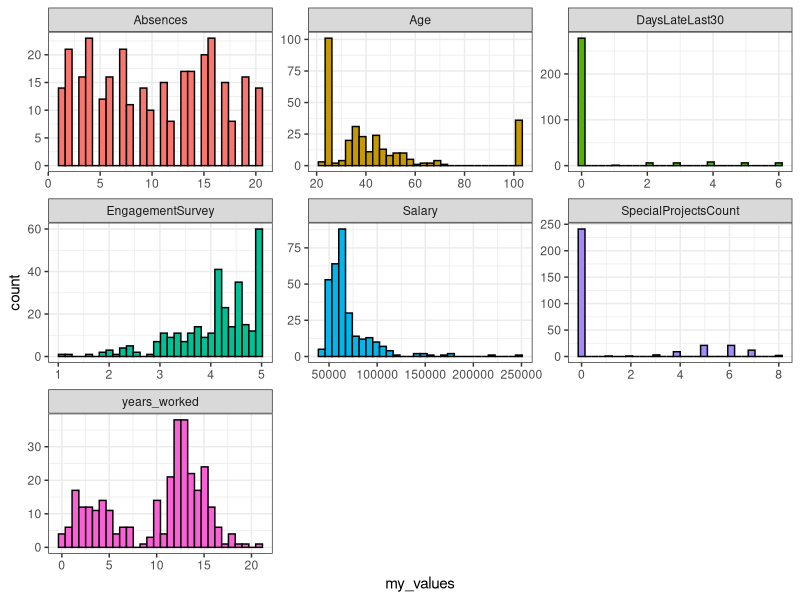

This chart was generated by the following R code:
## ---- chunk 1
library(tidyverse)
library(kableExtra)
library(lubridate)
library(skimr)


## ---- chunk 2
hr <- read.csv("hr_dataset.csv", header = T,
               fileEncoding = "UTF-8-BOM", 
               row.names = 1, 
               na.strings = T)

## ---- chunk 3
glimpse(hr)

## ---- chunk 4
sample_n(hr, 10)

## ---- chunk 5
hr2 <- hr %>%
  dplyr::select(-EmpID, -MaritalStatusID, -GenderID, -EmpStatusID, -DeptID, -PerfScoreID, -PositionID, -Zip, -ManagerID, -LastPerformanceReview_Date)
  
glimpse(hr2)

## ---- chunk 6
hr2 <- hr2 %>%  
  mutate(yearDOB = substr(DOB, start = 7, stop = 8),
         yearbirth = as.numeric(paste0(19, yearDOB)),
         Age = 2022 - yearbirth) %>%   
  relocate(Age, .after = State) %>% 
  dplyr::select(-DOB, -yearDOB, -yearbirth)

## ---- chunk 7
hr2$Age
## ---- chunk 8

hr2 <- hr2 %>% 
  mutate(DateofHire = mdy(DateofHire),
         DateofTermination = mdy(DateofTermination),
         days_worked = ifelse(is.na(DateofTermination),
                              today() - DateofHire,
                              DateofTermination - DateofHire),
         years_worked = round(days_worked/365, 1)) %>% 
  relocate(years_worked, .after = RaceDesc) %>% 
  dplyr::select(-DateofHire, -DateofTermination, -days_worked)

## ---- chunk 9
hr2$years_worked

## ---- chunk 10
hr2 <- hr2 %>% 
  mutate_if(is.character, trimws)

## ---- chunk 11
str(hr2 %>% 
  select(is.character))

## ---- chunk 12
hr2 <- hr2 %>% 
  mutate_if(is.character, as.factor)

## ---- chunk 13
str(hr2 %>% 
      select(-is.factor))

## ---- chunk 14
hr2 <- hr2 %>% 
  mutate(MarriedID = as.factor(MarriedID),
         FromDiversityJobFairID = as.factor(FromDiversityJobFairID),
         Termd = as.factor(Termd),
         EmpSatisfaction = as.factor(EmpSatisfaction))

## ---- chunk 15
summary(hr2 %>% 
          dplyr::select(is.factor))

## ---- chunk 16
skim_without_charts(hr2)
## ---- chunk 17
colSums(is.na(hr2))

## ---- chunk 18
# df

df6.1 <- hr2 %>% 
  dplyr::select(-is.factor) %>% 
  pivot_longer(1:7, names_to = "my_var", values_to = "my_values")

# graph

ggplot(df6.1, aes(x = my_values, fill = my_var)) +
  geom_histogram(color = "black") +
  facet_wrap(~my_var, scales = "free") +
  theme_bw() +
  theme(legend.position = "none")
